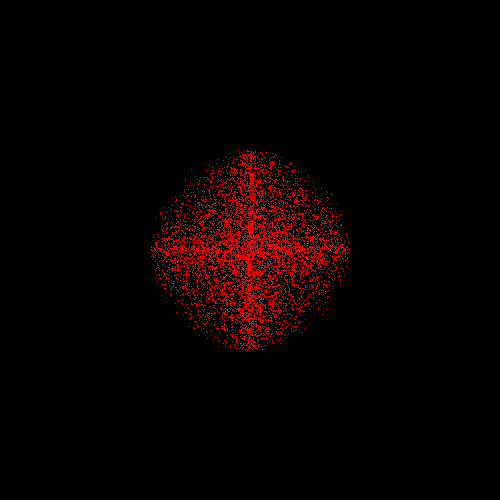
Frame 1 (no input)
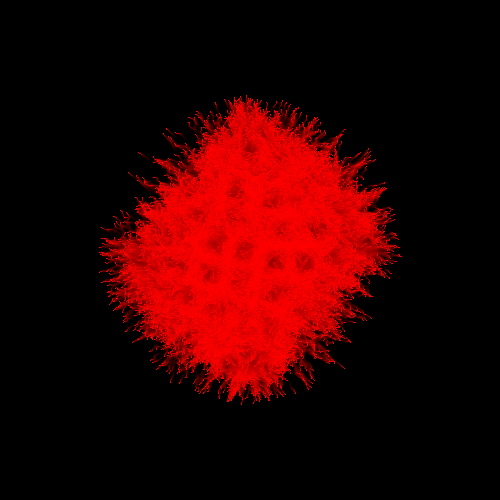
Frame 60 (the mouse pressed at the canvas centre just before this capture)
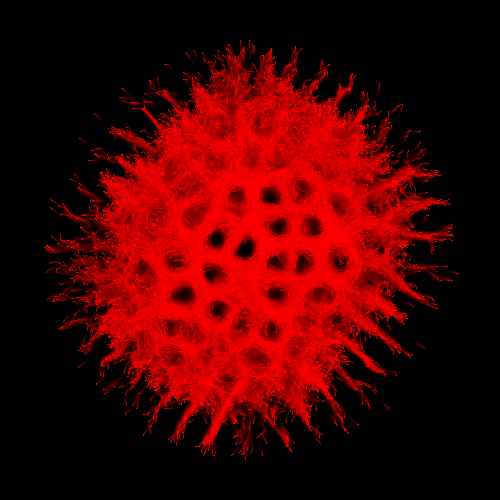
Frame 120 (the mouse held since frame 60 and released just before this capture)

The Processing sketch that drew these frames (run headless with seeded random() and noise(); from frame 60 on, the mouse is pressed at the canvas centre):

// Processing sketch: slime_basicComplete
// ── slime_basicComplete.pde
class Agent{
    float posX, posY, ang;
    Agent(float x, float y, float a){
        posX = x;
        posY = y;
        ang = a;
    }
}

final static float evaporateSpeed = 3;
final static float diffusionRate = 0.75;
final static float sensorOffsetDistance = 20;
final static float sensorAngle = 27;
final static float turnSpeed = 1;
final static int numOfAgents = 10000;

Agent[] agents = new Agent[numOfAgents];

void setup(){
   size(500, 500); 
   background(0);
   //spawn_centreRandomRotation();
   //spawn_allRandom();
   spawn_circle();
}

void draw(){
   iterate();
}

void iterate(){
   trails();
   
   for(int i = 0; i < numOfAgents; i++){
       //Move forward
       float newX = agents[i].posX + cos(agents[i].ang);
       float newY = agents[i].posY + sin(agents[i].ang);
       while(collision(newX, newY)){
          agents[i].ang = random(360);
          newX = agents[i].posX + cos(agents[i].ang);
          newY = agents[i].posY + sin(agents[i].ang);
       }
       agents[i].posX = newX;
       agents[i].posY = newY;
       
       //Sensory Movement
       float weightF = sense(agents[i], 0);
       float weightFL = sense(agents[i], -sensorAngle);
       float weightFR = sense(agents[i], sensorAngle);
       
       float randSteerStrength = random(1);
       
       if(weightF > weightFL && weightF > weightFR){
           agents[i].ang += 0;
       }
       else if(weightF < weightFL && weightF < weightFR){
           agents[i].ang += (randSteerStrength - 0.5) * 2 * turnSpeed;
       }
       else if(weightFR > weightFL){
           agents[i].ang -= randSteerStrength * turnSpeed;
       }
       else if(weightFL > weightFR){
           agents[i].ang += randSteerStrength * turnSpeed;
       }
       
       //Draw Agent
       drawAgent(agents[i]);
   }
}

boolean collision(float newX, float newY){
   //Walls
   if(newX < 0 || newX > width){
     return true;
   }else if(newY < 0 || newY > height){
     return true; 
   }
   return false;
}

void trails(){
    for(int x = 0; x < width; x++){
      for(int y = 0; y < height; y++){
         spread(x, y);
      }
    }
}

void spread(int x, int y){
    float sumR = 0;
    float sumG = 0;
    float sumB = 0;
    color curC = get(x, y);
  
    for(int offsetX = -1; offsetX <= 1; offsetX++){
       for(int offsetY = -1; offsetY <= 1; offsetY++){
           int sampleX = x + offsetX;
           int sampleY = y + offsetY;
           
           if(sampleX >= 0 && sampleX < width && sampleY >= 0 && sampleY < height){
              color c = get(sampleX, sampleY);
              sumR += red(c);
              sumG += green(c);
              sumB += blue(c);
           }
       }
    }
    
    float blurR = sumR/9;
    float blurG = sumG/9;
    float blurB = sumB/9;
    
    float lerpR = lerpF(blurR, red(curC), diffusionRate);
    float lerpG = lerpF(blurG, green(curC), diffusionRate);
    float lerpB = lerpF(blurB, blue(curC), diffusionRate);
    
    //Replacement for trails
    float newR = lerpR - evaporateSpeed;
    float newG = lerpG - evaporateSpeed;
    float newB = lerpB - evaporateSpeed;
    if(newR < 0) newR = 0;
    if(newG < 0) newG = 0;
    if(newB < 0) newB = 0;
    
    set(x, y, color(newR, newG, newB));
  
}

float sense(Agent a, float sensorOffset){
    float sensorAngle = a.ang + sensorOffset;
    float sensDirX = cos(sensorAngle);
    float sensDirY = sin(sensorAngle);
    
    int sensorCentreX = int(a.posX + sensDirX * sensorOffsetDistance);
    int sensorCentreY = int(a.posY + sensDirY * sensorOffsetDistance);
    
    float sensorSum = 0;
    for(int offsetX = -1; offsetX <= 1; offsetX++){
       for(int offsetY = -1; offsetY <= 1; offsetY++){
           int samplePosX = sensorCentreX + offsetX;
           int samplePosY = sensorCentreY + offsetY;
           if(samplePosX < 0) samplePosX = 0;
           if(samplePosX > width-1) samplePosX = width-1;
           if(samplePosY < 0) samplePosY = 0;
           if(samplePosY > height-1) samplePosY = height-1;
           
           sensorSum += red(get(samplePosX, samplePosY));
       }
    }
    return sensorSum;
}

float lerpF(float start, float end, float interp){
   return start + ((end-start) * interp);
}

void drawAgent(Agent a){
  set(int(a.posX), int(a.posY), color(255, 0, 0));
}

void spawn_centreRandomRotation(){
    for(int i = 0; i < numOfAgents; i++){
       agents[i] = new Agent(width/2, height/2, random(360)); 
    }
}

void spawn_allRandom(){
   for(int i = 0; i < numOfAgents; i++){
      agents[i] = new Agent(random(width-1), random(height-1), random(360)); 
   }
}

void spawn_circle(){
   for(int i = 0; i < numOfAgents; i++){
      float radius = 100;
      float randomAngle = random(360);
      float maxOffsetX = cos(randomAngle) * radius;
      float maxOffsetY = sin(randomAngle) * radius;
      
      agents[i] = new Agent(maxOffsetX * random(1) + width/2, maxOffsetY * random(1) + height/2, 180 - randomAngle);
   }
}
